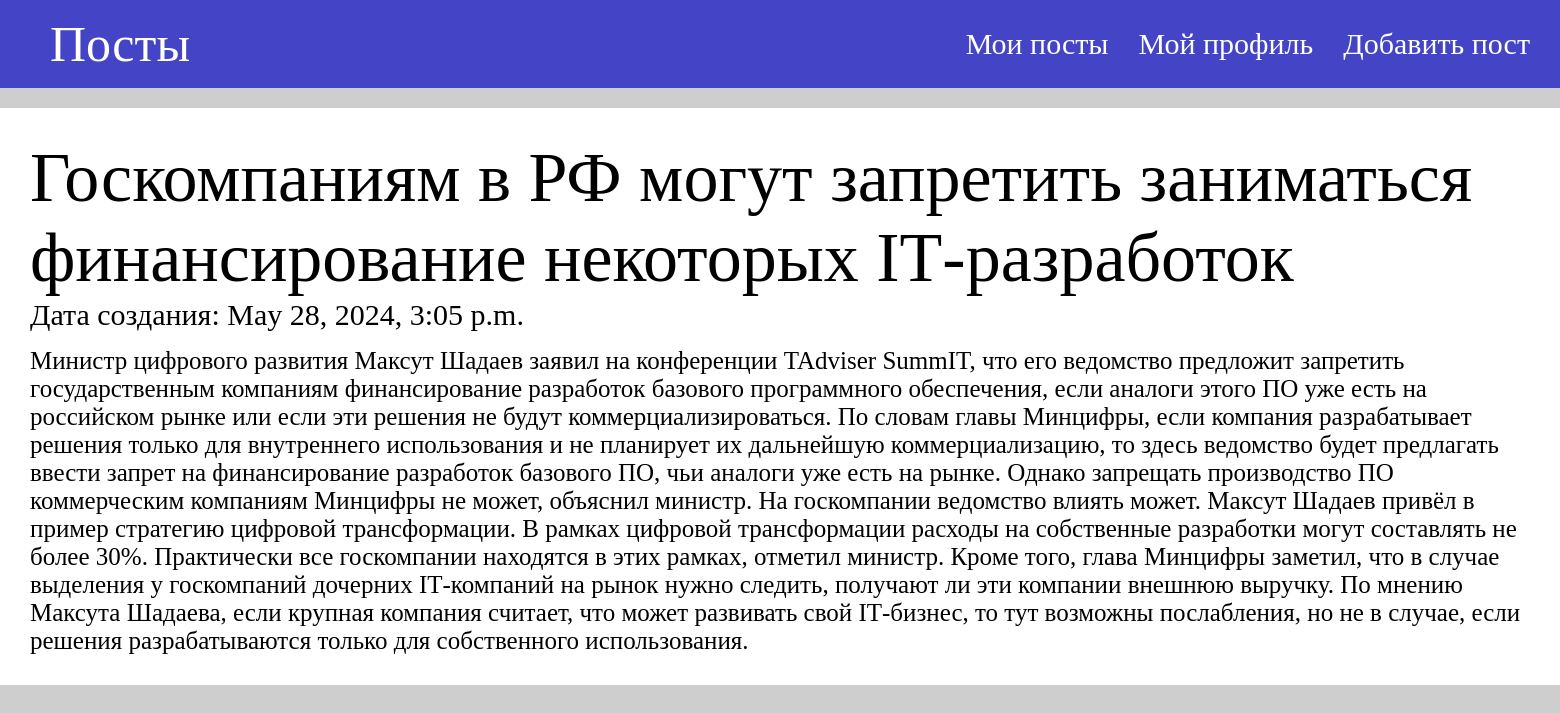
The app's page /post/4/ with its own data.
### main_page/models.py (models this page shows, shortened)
class Post(models.Model):
    title = models.CharField(max_length=255)
    text = models.TextField()
    date_of_creation = models.DateTimeField(auto_now_add=True)
    date_of_changed = models.DateTimeField(auto_now=True)

### main_page/views.py (the view)
# urls.py: path('post/<int:pk>/', views.detail_post, name='post'),
def detail_post(request, pk):
    obj = Post.objects.get(pk=pk)
    context = {
        'title': obj.title,
        'text': obj.text,
        'date_created': obj.date_of_creation
    }
    return render(
        request,
        'detail_post.html',
        context=context,
    )

### main_page/templates/detail_post.html
{% extends 'header.html' %}
{% block style %}
{% load static %}
<link rel="stylesheet" href="{% static 'css/post.css'%}" type="text/css">
{% endblock %}
{% block content %}
<div class="post">
    <div class="title">
        {{ title }}
    </div>
    <div class="date">
        Дата создания: {{ date_created }}
    </div>
    <div class="text">
        {{ text }}
    </div>
</div>
{% endblock %}

### main_page/static/css/style.css (style rules this page uses)
* { margin: 0; }
body { background-color: rgb(206, 206, 206); }

### main_page/static/css/post.css (style rules this page uses)
.post { margin: 0 auto; background-color: white; width: 1500px; padding: 30px; margin-top: 20px; }
.title { font-size: 70px; }
.text { font-size: 25px; }
.date { font-size: 30px; margin-bottom: 15px; }

### records on screen
Post: title "Госкомпаниям в РФ могут запретить заниматься финансирование некоторых IT‑разработок", date_of_creation "May 28, 2024, 3:05 p.m.", text "Министр цифрового развития Максут Шадаев заявил на конференции TAdviser SummIT, что его ведомство предложит запретить государственным компаниям финансирование разработок базового программного обеспечения, если аналоги этого ПО уже есть на российском рынке или если эти решения не будут коммерциализироваться. По словам главы Минцифры, если компания разрабатывает решения только для внутреннего использования и не планирует их дальнейшую коммерциализацию, то здесь ведомство будет предлагать ввести запрет на финансирование разработок базового ПО, чьи аналоги уже есть на рынке. Однако запрещать производство ПО коммерческим компаниям Минцифры не может, объяснил министр. На госкомпании ведомство…"
